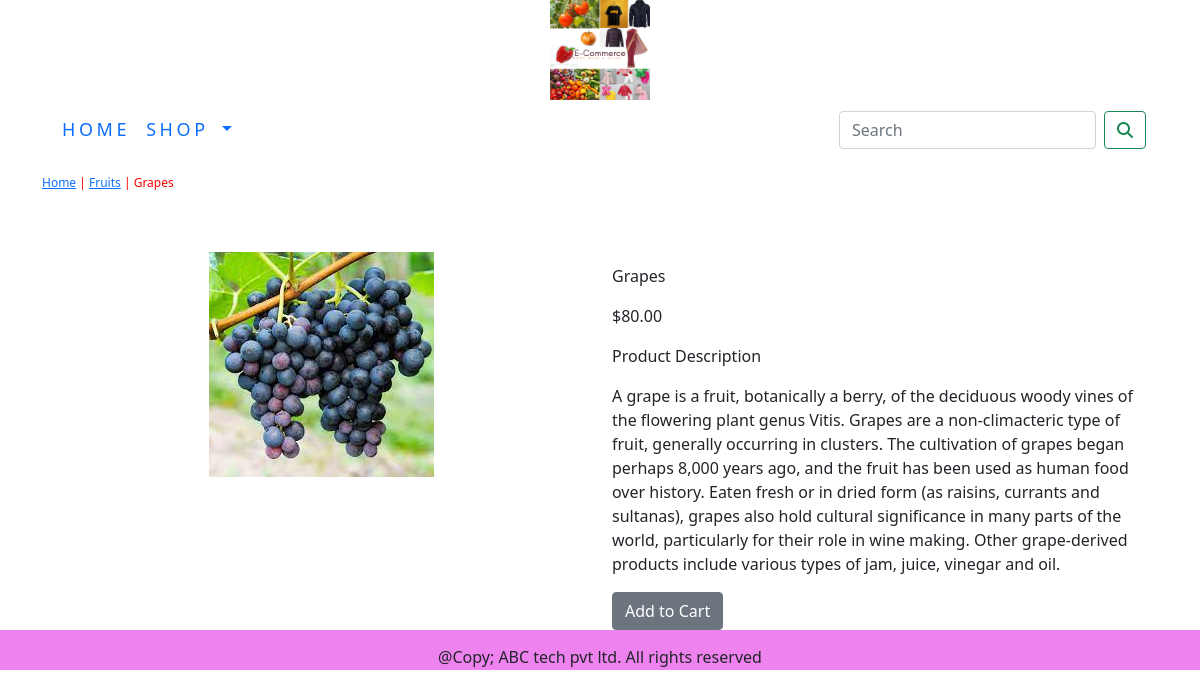
/shop/vegetables/grapes/, run on the app's committed database.
### shop/models.py (models this page shows, shortened)
class Product(models.Model):
    name=models.CharField(max_length=250,unique=True)
    slug=models.SlugField(max_length=250,unique=True)
    description=models.TextField(blank=True)
    price=models.DecimalField(max_digits=10,decimal_places=2)
    category=models.ForeignKey(Category,on_delete=models.CASCADE)
    image=models.ImageField(upload_to='product',blank=True)
    stock=models.IntegerField()
    available=models.BooleanField(default=True)
    created=models.DateTimeField(auto_now_add=True)
    updated=models.DateTimeField(auto_now=True)
    class Meta:
        ordering=('name',)
        verbose_name = 'product'
        verbose_name_plural = 'products'

class Category(models.Model):
    name=models.CharField(max_length=250,unique=True)
    slug=models.SlugField(max_length=250,unique=True)
    description=models.TextField(blank=True)
    image=models.ImageField(upload_to='category',blank=True)
    class Meta:
        ordering=('name',)
        verbose_name='category'
        verbose_name_plural='categories'
    def get_url(self):
        return reverse('shop:products_by_category',args=[self.slug])
    def __str__(self):
        return '{}'.format(self.name)

### shop/views.py (the view)
# urls.py: path('<slug:c_slug>/<slug:product_slug>/',views.proDetail,name='prodCatdetail'),
def proDetail(request,c_slug,product_slug):
    try:
        product=Product.objects.get(category__slug=c_slug,slug=product_slug)
    except Exception as e:
        raise e
    return render(request,'product.html',{'product':product})

### cart/context_processors.py (called while the page is built)
def counter(request):
    item_count=0
    if 'admin' in request.path:
        return {}
    else:
        try:
            cart=Cart.objects.filter(cart_id=_cart_id(request))
            cart_items=CartItem.objects.all().filter(cart=cart[:1])
            for cart_item in cart_items:
                item_count += cart_item.quantity
        except:
            item_count = 0
    return dict(item_count=item_count)

### cart/views.py (called while the page is built)
def _cart_id(request):
    cart=request.session.session_key
    if not cart:
        cart=request.session.create()
    return cart

### shop/context_processors.py (called while the page is built)
def menu_links(request):
    links=Category.objects.all()
    return dict(links=links)

### templates/product.html (shortened to what this page needs)
{% extends 'base.html' %}
{% load static %}
{% block content %}
<div class="row my_prod_row_class">
    <div class="mx_auto">
        <p> <a href="{% url 'shop:allProdCat' %}">Home</a> | <a href ="{{product.category.get_url}}">{{product.category}}</a> | {{product.name}}</p>
    </div>
</div>
<div class="container">
<br>
<div class="row">
    <div class="col-12 col-sm-12 col-md-12 col-lg-6 text-center">
        <div style="min-width:18rem">
            <img src="{{product.image.url}}" alt="{{product.name}}">
        </div>
    </div>
        <div class="col-12 col-sm-12 col-md-12 col-lg-6">
            <h1 class="my_prod_title">{{product.name}}</h1>
            <p>${{product.price}}</p>
            <p class="my_title"> Product Description</p>
            <p class="text-justify my_prod_text">{{product.description}}</p>
            {% if  product.stock <= 0 %}
            <p class="text-justify my_prod_text"><b>Out of Stock</b></p>
            {% else %}
            <a class="btn btn-secondary" href="{% url 'cart:add_cart' product.id %}">Add to Cart</a>
            {% endif %}
        </div>
    </div>
</div>
{% endblock %}

### static/css/custom.css (style rules this page uses)
body { font-family: 'Roboto', sans-serif; }
.my_title { font-size:16px; text_transform:uppercase; letter_spacing:.2em; }
.my_prod_row_class { padding-top:15px; padding-bottom:20px; }
.my_prod_row_class .mx_auto { color:#F00; font-size:12px; text-decoration:none; }
.my_prod_title { font-size:16px; text_transform:uppercase; letter_spacing:.2em; padding-top:15px; padding-bottom:10px; }
.my_prod_text { padding=right:20px; }

### data on the page
Product: category "Fruits", name "Grapes", image (picture), price "80.00", description "A grape is a fruit, botanically a berry, of the deciduous woody vines of the flowering plant genus Vitis. Grapes are a non-climacteric type of fruit, generally occurring in clusters. The cultivation of grapes began perhaps 8,000 years ago, and the fruit has been used as human food over history. Eaten fresh or in dried form (as raisins, currants and sultanas), grapes also hold cultural significance in many parts of the world, particularly for their role in wine making. Other grape-derived products include various types of jam, juice, vinegar and oil."
